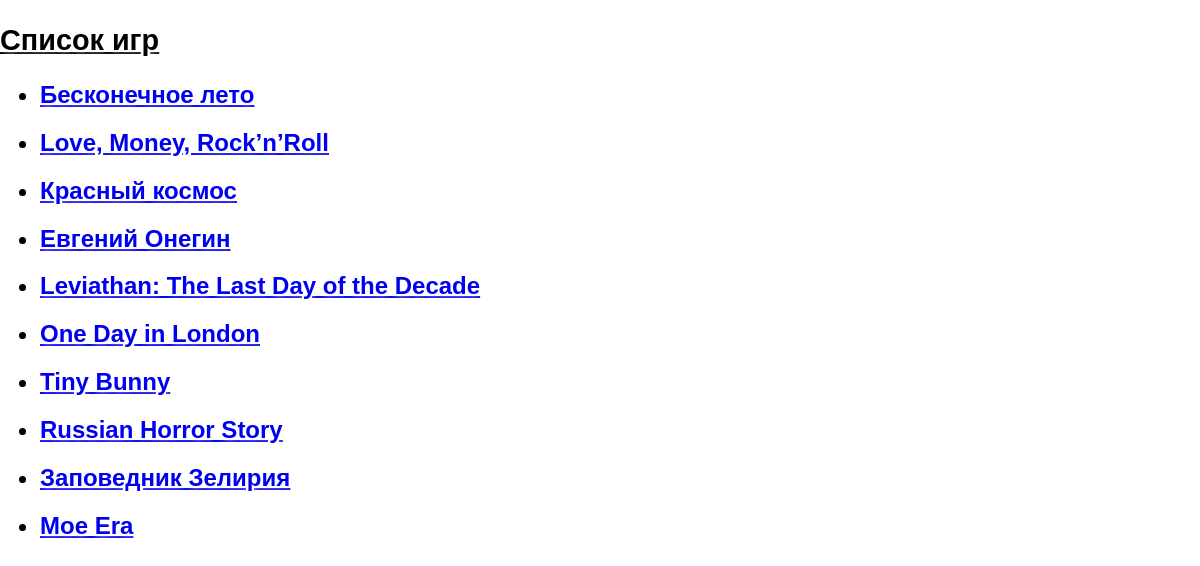
/list_game/, run on the app's committed database.
### models.py (models this page shows)
class Game(db.Model):
    id = db.Column(db.Integer, primary_key=True)
    title = db.Column(db.String(255))
    description = db.Column(db.Text)
    rating_critics = db.Column(db.Integer)
    price = db.Column(db.Float)
    feedback_critics = db.Column(db.Text)

### app.py (the view)
@app.route('/list_game/')
def get_list_game():
    games = Game.query.all()
    return render_template('list_game.html', game_list=games)

### templates/list_game.html (shortened to what this page needs)
<!DOCTYPE html>
<html lang="en">
<head>
</head>
<body>
    <big><h2><u>Список игр</u></h2></big>
    <ul>
        {% for game in game_list %}
        <h2><li><a href='/list_game/{{game.id}}'>{{ game.title }}</a></li></h2>
        {% endfor %}
    </ul>
</body>
</html>

### templates/list_game.html (style rules this page uses)
body { background-image: url('/photo/important/games.jpg'); background-size: cover; background-repeat: no-repeat; font-family: Arial, sans-serif; margin: 0; padding: 0; color: black; text-shadow: 0 0 5px white, 0 0 10px white; }

### data on the page
Game: title "Бесконечное лето"
Game: title "Love, Money, Rock’n’Roll"
Game: title "Красный космос"
Game: title "Евгений Онегин"
Game: title "Leviathan: The Last Day of the Decade"
Game: title "One Day in London"
Game: title "Tiny Bunny"
Game: title "Russian Horror Story"
Game: title "Заповедник Зелирия"
Game: title "Moe Era"
